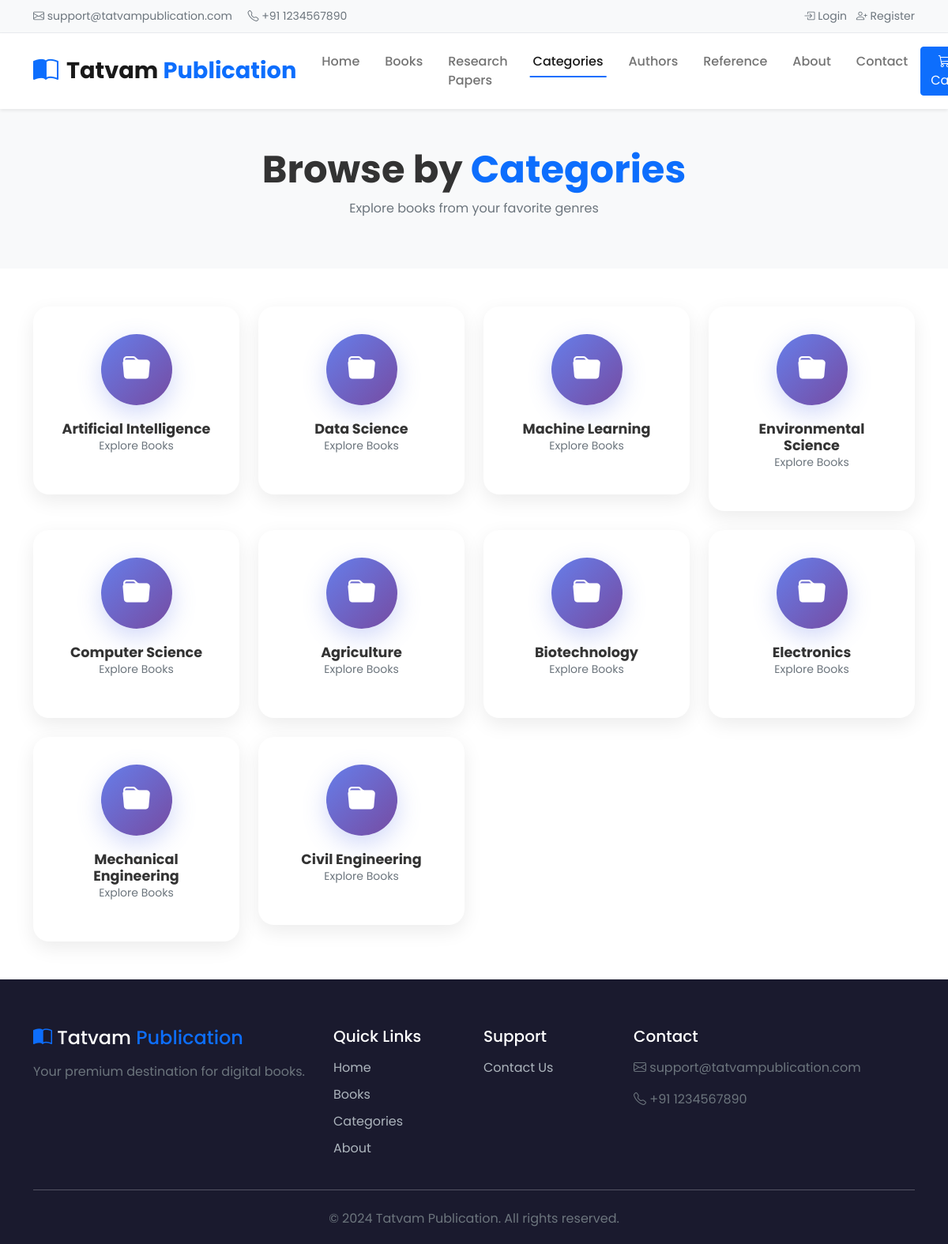
/categories.php, run on the app's committed database.
### tables this page shows
CREATE TABLE IF NOT EXISTS `categories` (
  `id` INT(11) NOT NULL AUTO_INCREMENT,
  `name` VARCHAR(191) NOT NULL,
  `created_at` TIMESTAMP DEFAULT CURRENT_TIMESTAMP,
  PRIMARY KEY (`id`),
  UNIQUE KEY `idx_categories_name` (`name`)
);

### php/func-category.php (called while the page is built, shortened)
<?php
function get_all_categories($con){
   $sql  = "SELECT * FROM categories";
   $stmt = $con->prepare($sql);
   $stmt->execute();
   if ($stmt->rowCount() > 0) {
   	  $categories = $stmt->fetchAll();
   }else {
      $categories = 0;
   }
   return $categories;
}

### categories.php (the view, shortened to what this page needs)
<?php
include "db_conn.php";
include "php/func-category.php";
$categories = get_all_categories($conn);
$cart_count = 0;
?>
<!DOCTYPE html>
<html lang="en">
<head>
	<link href="https://cdn.jsdelivr.net/npm/bootstrap@5.1.1/dist/css/bootstrap.min.css" rel="stylesheet">
	<link rel="stylesheet" href="https://cdn.jsdelivr.net/npm/bootstrap-icons@1.10.0/font/bootstrap-icons.css">
	<link rel="stylesheet" href="css/style.css">
</head>
<body>
	<div class="top-bar">
		<div class="container">
			<div class="d-flex justify-content-between align-items-center">
				<div class="top-info">
					<i class="bi bi-envelope"></i> support@tatvampublication.com
					<span class="ms-3"><i class="bi bi-telephone"></i> +91 1234567890</span>
				</div>
				<div class="top-links">
					<?php if (isset($_SESSION['user_id'])) {
						if (isset($_SESSION['user_type']) && $_SESSION['user_type'] == 'customer') { ?>
							<a href="my-orders.php"><i class="bi bi-bag-check"></i> My Orders</a>
							<a href="user-profile.php" class="ms-2"><i class="bi bi-person-circle"></i> <?=$_SESSION['user_name']?></a>
							<a href="php/user-logout.php" class="ms-2"><i class="bi bi-box-arrow-right"></i> Logout</a>
						<?php } else { ?>
							<a href="admin.php"><i class="bi bi-speedometer2"></i> Dashboard</a>
						<?php }
					}else{ ?>
						<a href="user-login.php"><i class="bi bi-box-arrow-in-right"></i> Login</a>
						<a href="register.php" class="ms-2"><i class="bi bi-person-plus"></i> Register</a>
					<?php } ?>
				</div>
			</div>
		</div>
	</div>
	<nav class="navbar navbar-expand-lg navbar-light bg-white sticky-top shadow-sm">
		<div class="container">
			<a class="navbar-brand" href="index.php">
				<i class="bi bi-book-half text-primary"></i>
				<span class="brand-text">Tatvam <span class="text-primary">Publication</span></span>
			</a>
			<div class="collapse navbar-collapse" id="navbarMain">
				<ul class="navbar-nav mx-auto">
					<li class="nav-item"><a class="nav-link" href="index.php">Home</a></li>
					<li class="nav-item"><a class="nav-link" href="books.php">Books</a></li>
					<li class="nav-item"><a class="nav-link" href="books.php?type=research_paper">Research Papers</a></li>
					<li class="nav-item"><a class="nav-link active" href="categories.php">Categories</a></li>
					<li class="nav-item"><a class="nav-link" href="authors.php">Authors</a></li>
					<li class="nav-item"><a class="nav-link" href="reference.php">Reference</a></li>
					<li class="nav-item"><a class="nav-link" href="about.php">About</a></li>
					<li class="nav-item"><a class="nav-link" href="contact.php">Contact</a></li>
				</ul>
				<div class="d-flex align-items-center">
					<?php if (isset($_SESSION['user_id']) && isset($_SESSION['user_type']) && $_SESSION['user_type'] == 'customer') { ?>
						<a href="cart.php" class="btn btn-primary position-relative">
							<i class="bi bi-cart3"></i> Cart
							<?php if ($cart_count > 0) { ?>
								<span class="position-absolute top-0 start-100 translate-middle badge rounded-pill bg-danger">
									<?=$cart_count?>
								</span>
							<?php } ?>
						</a>
					<?php } else { ?>
						<a href="user-login.php" class="btn btn-primary"><i class="bi bi-cart3"></i> Cart</a>
					<?php } ?>
				</div>
			</div>
		</div>
	</nav>
	<section class="py-5 bg-light">
		<div class="container">
			<h1 class="display-5 fw-bold text-center">Browse by <span class="text-primary">Categories</span></h1>
			<p class="text-center text-muted">Explore books from your favorite genres</p>
		</div>
	</section>
	<section class="py-5">
		<div class="container">
			<?php if ($categories == 0) { ?>
				<div class="text-center py-5">
					<i class="bi bi-folder display-1 text-muted"></i>
					<h4 class="mt-3 text-muted">No categories available yet</h4>
				</div>
			<?php } else { ?>
				<div class="row g-4">
					<?php foreach ($categories as $category) { ?>
					<div class="col-6 col-md-4 col-lg-3">
						<a href="category.php?id=<?=$category['id']?>" class="category-card">
							<div class="category-icon">
								<i class="bi bi-folder-fill"></i>
							</div>
							<h5><?=$category['name']?></h5>
							<p class="text-muted small">Explore Books</p>
						</a>
					</div>
					<?php } ?>
				</div>
			<?php } ?>
		</div>
	</section>
	<footer class="footer">
		<div class="container">
			<div class="row g-4">
				<div class="col-lg-4">
					<h4 class="mb-3"><i class="bi bi-book-half text-primary"></i> Tatvam <span class="text-primary">Publication</span></h4>
					<p class="text-muted">Your premium destination for digital books.</p>
				</div>
				<div class="col-lg-2 col-6">
					<h5 class="mb-3">Quick Links</h5>
					<ul class="footer-links">
						<li><a href="index.php">Home</a></li>
						<li><a href="books.php">Books</a></li>
						<li><a href="categories.php">Categories</a></li>
						<li><a href="about.php">About</a></li>
					</ul>
				</div>
				<div class="col-lg-2 col-6">
					<h5 class="mb-3">Support</h5>
					<ul class="footer-links">
						<li><a href="contact.php">Contact Us</a></li>
					</ul>
				</div>
				<div class="col-lg-4">
					<h5 class="mb-3">Contact</h5>
					<p class="text-muted"><i class="bi bi-envelope"></i> support@tatvampublication.com</p>
					<p class="text-muted"><i class="bi bi-telephone"></i> +91 1234567890</p>
				</div>
			</div>
			<hr class="my-4">
			<div class="text-center text-muted">
				<p class="mb-0">&copy; 2024 Tatvam Publication. All rights reserved.</p>
			</div>
		</div>
	</footer>
</body>
</html>

### css/style.css (style rules this page uses)
* { margin: 0; padding: 0; box-sizing: border-box; }
body { font-family: 'Poppins', sans-serif; color: #333; overflow-x: hidden; }
.top-bar { background: #f8f9fa; padding: 10px 0; font-size: 14px; border-bottom: 1px solid #e9ecef; }
.top-info, .top-links { color: #6c757d; }
.top-links a { color: #6c757d; text-decoration: none; margin-left: 20px; transition: color 0.3s; }
.navbar { padding: 1rem 0; transition: all 0.3s; }
.navbar-brand { font-size: 1.5rem; font-weight: 700; display: flex; align-items: center; gap: 10px; }
.brand-text { font-size: 1.8rem; }
.navbar-brand i { font-size: 2rem; }
.nav-link { font-weight: 500; padding: 0.5rem 1rem !important; transition: color 0.3s; position: relative; }
.nav-link::after { content: ''; position: absolute; bottom: 0; left: 50%; width: 0; height: 2px; background: #0d6efd; transition: all 0.3s; transform: translateX(-50%); }
.nav-link:hover::after, .nav-link.active::after { width: 80%; }
.category-card { display: block; background: white; padding: 35px; border-radius: 20px; text-align: center; text-decoration: none; color: #333; transition: all 0.4s cubic-bezier(0.175, 0.885, 0.32, 1.275); box-shadow: 0 8px 25px rgba(0,0,0,0.08); position: relative; overflow: hidden; }
.category-card::before { content: ''; position: absolute; top: 0; left: 0; right: 0; bottom: 0; background: linear-gradient(135deg, #667eea 0%, #764ba2 100%); opacity: 0; transition: opacity 0.4s; }
.category-icon { width: 90px; height: 90px; background: linear-gradient(135deg, #667eea 0%, #764ba2 100%); border-radius: 50%; display: flex; align-items: center; justify-content: center; margin: 0 auto 20px; font-size: 2.2rem; color: white; transition: all 0.5s; position: relative; z-index: 1; box-shadow: 0 10px 30px rgba(102, 126, 234, 0.3); }
.category-card h5 { margin: 0; font-weight: 700; position: relative; z-index: 1; font-size: 1.1rem; }
.footer { background: #1a1a2e; color: white; padding: 60px 0 20px; }
.footer h4, .footer h5 { color: white; margin-bottom: 20px; }
.footer-links { list-style: none; padding: 0; }
.footer-links li { margin-bottom: 10px; }
.footer-links a { color: #adb5bd; text-decoration: none; transition: color 0.3s; }

### data on the page
categories: name "Artificial Intelligence"
categories: name "Data Science"
categories: name "Machine Learning"
categories: name "Environmental Science"
categories: name "Computer Science"
categories: name "Agriculture"
categories: name "Biotechnology"
categories: name "Electronics"
categories: name "Mechanical Engineering"
categories: name "Civil Engineering"
